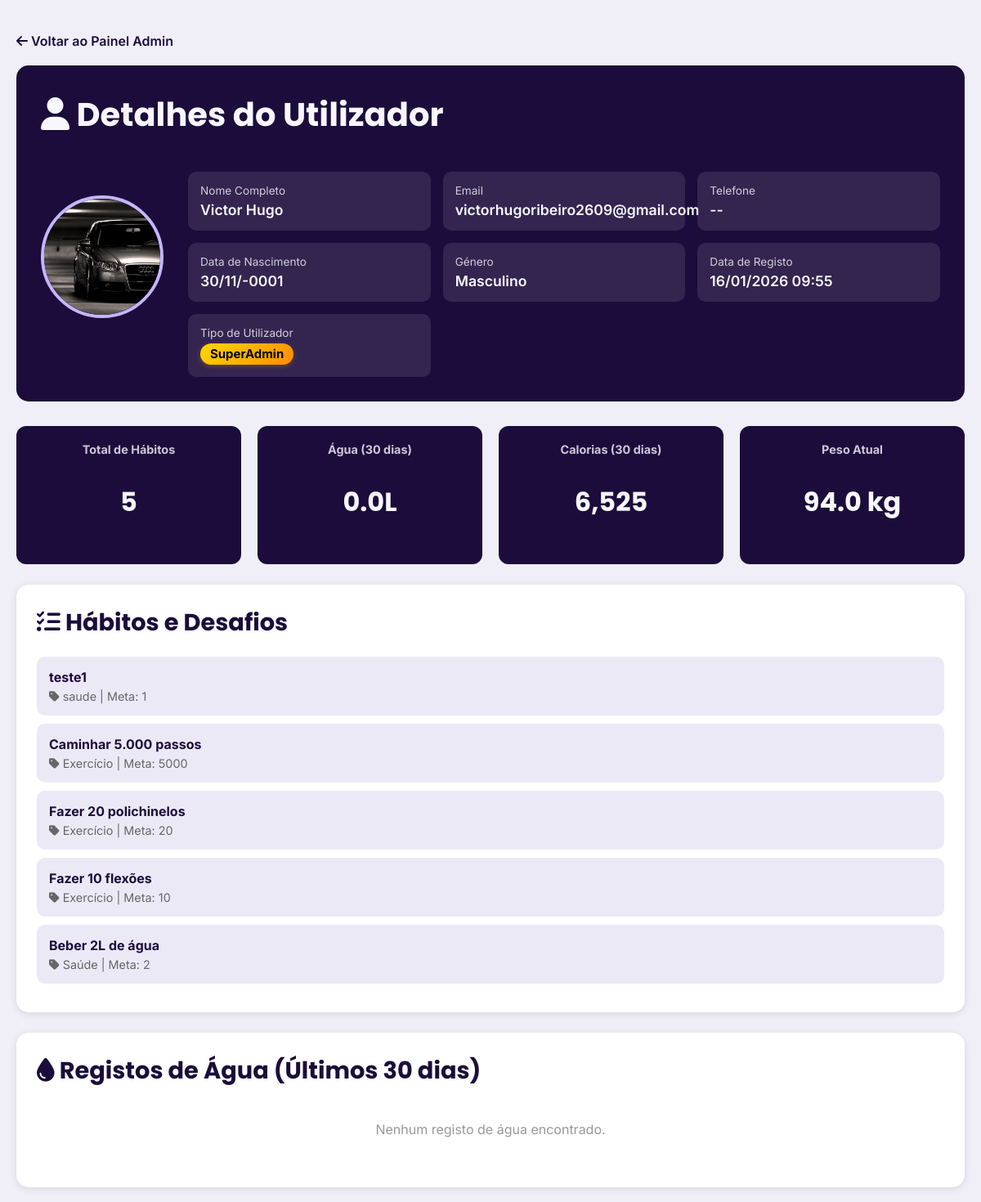
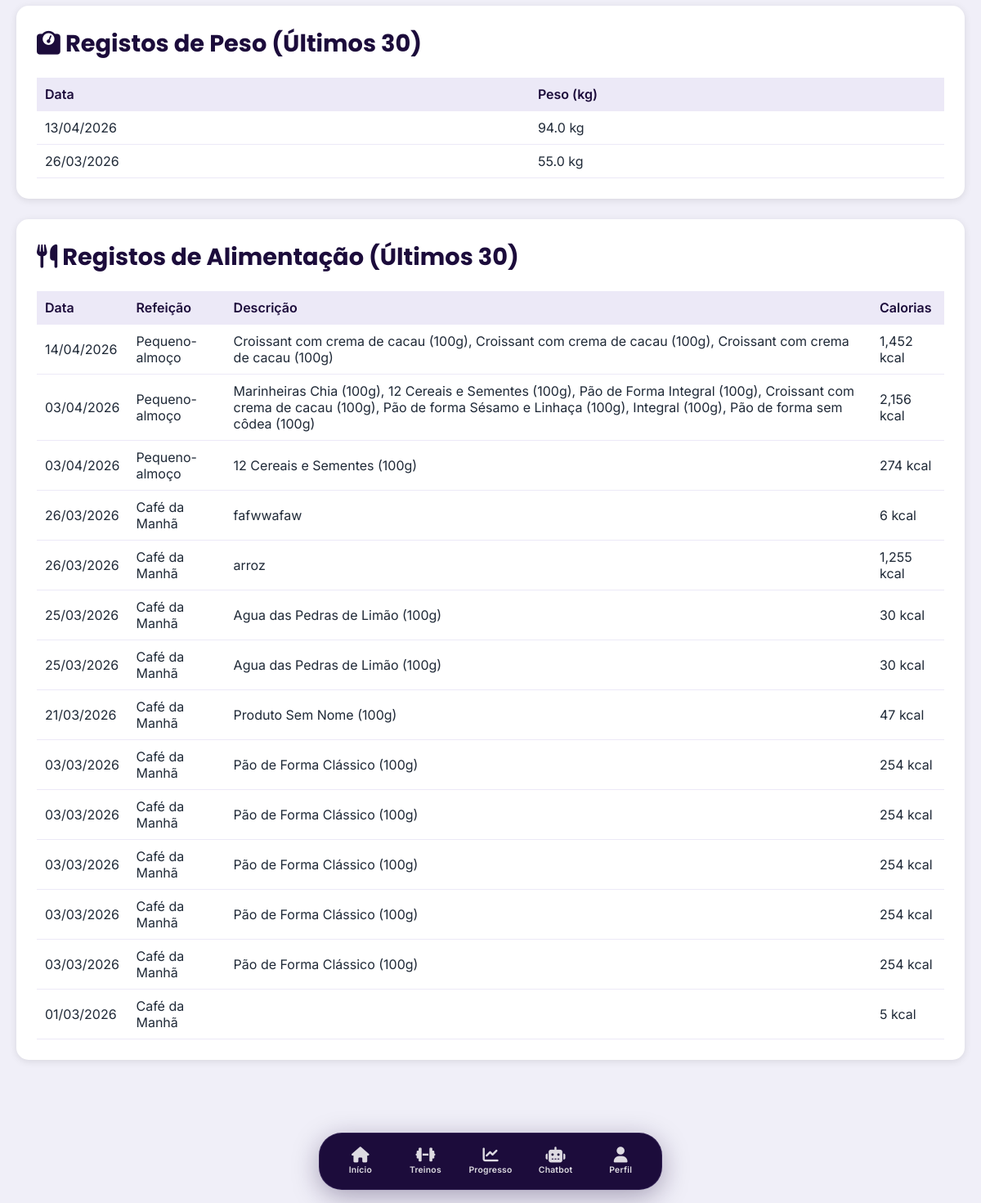
/admin_usuario.php?id=3 (signed in), run on the app's committed database (2 pictures, top to bottom).
### tables this page shows
CREATE TABLE `user` (
  `id_user` int(11) NOT NULL AUTO_INCREMENT,
  `nome` varchar(100) NOT NULL,
  `email` varchar(150) NOT NULL,
  `password_hash` varchar(255) NOT NULL,
  `data_registo` datetime NOT NULL DEFAULT current_timestamp(),
  `tipo_plano` varchar(50) DEFAULT 'gratuito',
  `data_expiracao_plano` date DEFAULT NULL,
  `ddd` varchar(3) DEFAULT NULL,
  `telefone` varchar(9) DEFAULT NULL,
  `data_nascimento` date DEFAULT NULL,
  `genero` enum('Masculino','Feminino','Outro') DEFAULT NULL,
  `tipo_usuario` varchar(20) DEFAULT 'Usuario',
  `foto` varchar(255) DEFAULT NULL,
  `usercol` varchar(45) DEFAULT 'assets/fotos/default-user.png',
  `day_streak` int(11) DEFAULT 0,
  `league` enum('Renegado','Viking','Huscarl','Jarl','Berserker','Ragnarok') DEFAULT 'Renegado',
  `username` varchar(50) DEFAULT NULL,
  `tfa_secret` varchar(255) DEFAULT NULL,
  `tfa_backup_codes` text DEFAULT NULL,
  `stripe_customer_id` varchar(150) DEFAULT NULL,
  PRIMARY KEY (`id_user`),
  UNIQUE KEY `user_email_unique` (`email`),
  UNIQUE KEY `username` (`username`),
  UNIQUE KEY `user_username_unique` (`username`)
);

CREATE TABLE `peso` (
  `id` int(11) NOT NULL AUTO_INCREMENT,
  `id_user` int(11) NOT NULL,
  `peso` decimal(5,2) NOT NULL,
  `data` datetime NOT NULL,
  PRIMARY KEY (`id`),
  KEY `id_user` (`id_user`),
  KEY `data` (`data`),
  CONSTRAINT `fk_peso_user` FOREIGN KEY (`id_user`) REFERENCES `user` (`id_user`) ON DELETE CASCADE ON UPDATE CASCADE
);

CREATE TABLE `habito` (
  `id_habito` int(11) NOT NULL AUTO_INCREMENT,
  `id_user` int(11) NOT NULL,
  `descricao` varchar(150) DEFAULT NULL,
  `meta_diaria` varchar(100) DEFAULT NULL,
  `tipo` varchar(50) DEFAULT NULL,
  PRIMARY KEY (`id_habito`),
  KEY `habito_id_user_foreign` (`id_user`),
  CONSTRAINT `habito_id_user_foreign` FOREIGN KEY (`id_user`) REFERENCES `user` (`id_user`)
);

CREATE TABLE `alimentacao` (
  `id` int(11) NOT NULL AUTO_INCREMENT,
  `id_user` int(11) NOT NULL,
  `calorias` decimal(8,2) NOT NULL,
  `refeicao` varchar(50) NOT NULL,
  `descricao` text DEFAULT NULL,
  `data` date NOT NULL,
  `proteinas` float DEFAULT 0,
  `carbs` float DEFAULT 0,
  `gorduras` decimal(8,2) DEFAULT 0.00,
  PRIMARY KEY (`id`),
  KEY `id_user` (`id_user`),
  KEY `data` (`data`),
  CONSTRAINT `fk_alimentacao_user` FOREIGN KEY (`id_user`) REFERENCES `user` (`id_user`) ON DELETE CASCADE ON UPDATE CASCADE
);

### admin_usuario.php (the view, shortened to what this page needs)
<?php
require 'ligacao.php';
$user_id_view = intval($_GET['id'] ?? 0);
$sql_user = "SELECT * FROM user WHERE id_user = ?";
$stmt = $conn->prepare($sql_user);
$stmt->bind_param("i", $user_id_view);
$stmt->execute();
$result = $stmt->get_result();
$user_data = $result->fetch_assoc();
$habitos = [];
$sql_habitos = "SELECT id_habito, descricao, tipo, meta_diaria FROM habito WHERE id_user = ? ORDER BY id_habito DESC";
$stmt = $conn->prepare($sql_habitos);
$stmt->bind_param("i", $user_id_view);
$stmt->execute();
$result = $stmt->get_result();
while ($row = $result->fetch_assoc()) {
    $habitos[] = $row;
}
$registros_agua = [];
$registros_peso = [];
$sql_peso = "SELECT peso, data FROM peso WHERE id_user = ? ORDER BY data DESC LIMIT 30";
$stmt = $conn->prepare($sql_peso);
$stmt->bind_param("i", $user_id_view);
$stmt->execute();
$result = $stmt->get_result();
while ($row = $result->fetch_assoc()) {
    $registros_peso[] = $row;
}
$registros_alimentacao = [];
$sql_alimentacao = "SELECT calorias, refeicao, descricao, data FROM alimentacao WHERE id_user = ? ORDER BY data DESC LIMIT 30";
$stmt = $conn->prepare($sql_alimentacao);
$stmt->bind_param("i", $user_id_view);
$stmt->execute();
$result = $stmt->get_result();
while ($row = $result->fetch_assoc()) {
    $registros_alimentacao[] = $row;
}
$total_agua = 0;
$total_calorias = 0;
$peso_atual = null;
if (!empty($registros_alimentacao)) {
    foreach ($registros_alimentacao as $reg) {
        $total_calorias += floatval($reg['calorias']);
    }
}
if (!empty($registros_peso)) {
    $peso_atual = floatval($registros_peso[0]['peso']);
    $peso_inicial = floatval(end($registros_peso)['peso']);
}
?>
<!DOCTYPE html>
<html lang="pt-PT">
<head>
    <link rel="stylesheet" href="https://cdnjs.cloudflare.com/ajax/libs/font-awesome/6.5.2/css/all.min.css">
    <link rel="stylesheet" href="css/global.css?v=<?= time() ?>">
    <link rel="stylesheet" href="css/dashboard.css?v=<?= time() ?>">
    <link rel="stylesheet" href="css/admin_usuario.css?v=<?= time() ?>">
</head>
<body>
    <div class="admin-container">
        <a href="admin.php" class="back-link">
            <i class="fas fa-arrow-left"></i> Voltar ao Painel Admin
        </a>
        <div class="user-header">
            <h1><i class="fas fa-user"></i> Detalhes do Utilizador</h1>
            <div class="user-header-flex">
                <div>
                    <?php
                    $foto_usuario = (!empty($user_data['foto']) && file_exists($user_data['foto']))
                        ? $user_data['foto']
                        : 'assets/fotos/default-user.png';
                    ?>
                    <img src="<?php echo htmlspecialchars($foto_usuario); ?>" alt="Foto" class="user-photo-large">
                </div>
                <div class="user-info-grid">
                    <div class="info-item">
                        <label>Nome Completo</label>
                        <div class="value"><?php echo htmlspecialchars($user_data['nome']); ?></div>
                    </div>
                    <div class="info-item">
                        <label>Email</label>
                        <div class="value"><?php echo htmlspecialchars($user_data['email']); ?></div>
                    </div>
                    <div class="info-item">
                        <label>Telefone</label>
                        <div class="value">
                            <?php
                            if (!empty($user_data['ddd']) && !empty($user_data['telefone'])) {
                                echo htmlspecialchars($user_data['ddd']) . " " . htmlspecialchars($user_data['telefone']);
                            } else {
                                echo "--";
                            }
                            ?>
                        </div>
                    </div>
                    <div class="info-item">
                        <label>Data de Nascimento</label>
                        <div class="value">
                            <?php
                            if (!empty($user_data['data_nascimento'])) {
                                echo date('d/m/Y', strtotime($user_data['data_nascimento']));
                            } else {
                                echo "--";
                            }
                            ?>
                        </div>
                    </div>
                    <div class="info-item">
                        <label>Género</label>
                        <div class="value"><?php echo htmlspecialchars($user_data['genero'] ?? '--'); ?></div>
                    </div>
                    <div class="info-item">
                        <label>Data de Registo</label>
                        <div class="value">
                            <?php
                            if (!empty($user_data['data_registo'])) {
                                try {
                                    if (is_string($user_data['data_registo'])) {
                                        $timestamp = strtotime($user_data['data_registo']);
                                        if ($timestamp !== false) {
                                            echo date('d/m/Y H:i', $timestamp);
                                        } else {
                                            echo date('d/m/Y', strtotime($user_data['data_registo']));
                                        }
                                    } else {
                                        echo date('d/m/Y H:i', $user_data['data_registo']);
                                    }
                                } catch (Exception $e) {
                                    echo htmlspecialchars($user_data['data_registo']);
                                }
                            } else {
                                echo "--";
                            }
                            ?>
                        </div>
                    </div>
                    <div class="info-item">
                        <label>Tipo de Utilizador</label>
                        <div class="value">
                            <span class="badge-tipo <?php echo strtolower($user_data['tipo_usuario'] ?? 'Usuario'); ?>">
                                <?php echo htmlspecialchars($user_data['tipo_usuario'] ?? 'Usuario'); ?>
                            </span>
                        </div>
                    </div>
                </div>
            </div>
        </div>
        <div class="stats-grid">
            <div class="stat-card">
                <h3>Total de Hábitos</h3>
                <p class="stat-value"><?php echo count($habitos); ?></p>
            </div>
            <div class="stat-card">
                <h3>Água (30 dias)</h3>
                <p class="stat-value"><?php echo number_format($total_agua, 1); ?>L</p>
            </div>
            <div class="stat-card">
                <h3>Calorias (30 dias)</h3>
                <p class="stat-value"><?php echo number_format($total_calorias, 0); ?></p>
            </div>
            <div class="stat-card">
                <h3>Peso Atual</h3>
                <p class="stat-value">
                    <?php
                    if ($peso_atual) {
                        echo number_format($peso_atual, 1) . " kg";
                    } else {
                        echo "--";
                    }
                    ?>
                </p>
            </div>
        </div>
        <div class="admin-section">
            <h2><i class="fas fa-tasks"></i> Hábitos e Desafios</h2>
            <?php if (!empty($habitos)): ?>
                <?php foreach ($habitos as $habito): ?>
                    <div class="habito-item">
                        <div class="habito-info">
                            <h4><?php echo htmlspecialchars($habito['descricao']); ?></h4>
                            <p>
                                <?php if (!empty($habito['tipo'])): ?>
                                    <i class="fas fa-tag"></i> <?php echo htmlspecialchars($habito['tipo']); ?>
                                <?php endif; ?>
                                <?php if (!empty($habito['meta_diaria'])): ?>
                                    | Meta: <?php echo $habito['meta_diaria']; ?>
                                <?php endif; ?>
                            </p>
                        </div>
                    </div>
                <?php endforeach; ?>
            <?php else: ?>
                <p class="empty-message">
                    Nenhum hábito criado ainda.
                </p>
            <?php endif; ?>
        </div>
        <div class="admin-section">
            <h2><i class="fas fa-tint"></i> Registos de Água (Últimos 30 dias)</h2>
            <?php if (!empty($registros_agua)): ?>
                <div class="admin-table-wrapper">
                    <table class="data-table">
                        <thead>
                            <tr>
                                <th>Data</th>
                                <th>Quantidade (L)</th>
                            </tr>
                        </thead>
                        <tbody>
                            <?php foreach ($registros_agua as $reg): ?>
                                <tr>
                                    <td><?php echo date('d/m/Y', strtotime($reg['data'])); ?></td>
                                    <td><?php echo number_format($reg['total'], 2); ?>L</td>
                                </tr>
                            <?php endforeach; ?>
                        </tbody>
                    </table>
                </div>
            <?php else: ?>
                <p class="empty-message">
                    Nenhum registo de água encontrado.
                </p>
            <?php endif; ?>
        </div>
        <div class="admin-section">
            <h2><i class="fas fa-weight"></i> Registos de Peso (Últimos 30)</h2>
            <?php if (!empty($registros_peso)): ?>
                <div class="admin-table-wrapper">
                    <table class="data-table">
                        <thead>
                            <tr>
                                <th>Data</th>
                                <th>Peso (kg)</th>
                            </tr>
                        </thead>
                        <tbody>
                            <?php foreach ($registros_peso as $reg): ?>
                                <tr>
                                    <td><?php echo date('d/m/Y', strtotime($reg['data'])); ?></td>
                                    <td><?php echo number_format($reg['peso'], 1); ?> kg</td>
                                </tr>
                            <?php endforeach; ?>
                        </tbody>
                    </table>
                </div>
            <?php else: ?>
                <p class="empty-message">
                    Nenhum registo de peso encontrado.
                </p>
            <?php endif; ?>
        </div>
        <div class="admin-section">
            <h2><i class="fas fa-utensils"></i> Registos de Alimentação (Últimos 30)</h2>
            <?php if (!empty($registros_alimentacao)): ?>
                <div class="admin-table-wrapper">
                    <table class="data-table">
                        <thead>
                            <tr>
                                <th>Data</th>
                                <th>Refeição</th>
                                <th>Descrição</th>
                                <th>Calorias</th>
                            </tr>
                        </thead>
                        <tbody>
                            <?php foreach ($registros_alimentacao as $reg): ?>
                                <tr>
                                    <td><?php echo date('d/m/Y', strtotime($reg['data'])); ?></td>
                                    <td><?php echo htmlspecialchars($reg['refeicao']); ?></td>
                                    <td><?php echo htmlspecialchars($reg['descricao']); ?></td>
                                    <td><?php echo number_format($reg['calorias'], 0); ?> kcal</td>
                                </tr>
                            <?php endforeach; ?>
                        </tbody>
                    </table>
                </div>
            <?php else: ?>
                <p class="empty-message">
                    Nenhum registo de alimentação encontrado.
                </p>
            <?php endif; ?>
        </div>
    </div>
    <nav class="navbar">
        <a href="dashboard.php" class="nav-link"><i class="fas fa-home icon"></i><span class="text">Início</span></a>
        <a href="treinos.php" class="nav-link"><i class="fas fa-dumbbell icon"></i><span class="text">Treinos</span></a>
        <a href="progresso.php" class="nav-link"><i class="fas fa-chart-line icon"></i><span class="text">Progresso</span></a>
        <a href="chatbot.php" class="nav-link"><i class="fas fa-robot icon"></i><span class="text">Chatbot</span></a>
        <a href="perfil.php" class="nav-link"><i class="fas fa-user icon"></i><span class="text">Perfil</span></a>
    </nav>
</body>
</html>

### data on the page
user: foto (picture), nome "Victor Hugo", email "victorhugoribeiro2609@gmail.com", data_nascimento "30/11/-0001", genero "Masculino", data_registo "16/01/2026 09:55", tipo_usuario "SuperAdmin"
peso: peso "94.0", data "13/04/2026"
habito: descricao "teste1", tipo "saude", meta_diaria "1"
habito: descricao "Caminhar 5.000 passos", tipo "Exercício", meta_diaria "5000"
habito: descricao "Fazer 20 polichinelos", tipo "Exercício", meta_diaria "20"
habito: descricao "Fazer 10 flexões", tipo "Exercício", meta_diaria "10"
habito: descricao "Beber 2L de água", tipo "Saúde", meta_diaria "2"
peso: data "26/03/2026", peso "55.0"
alimentacao: data "14/04/2026", refeicao "Pequeno-almoço", descricao "Croissant com crema de cacau (100g), Croissant com crema de cacau (100g), Croissant com crema de cacau (100g)", calorias "1,452"
alimentacao: data "03/04/2026", refeicao "Pequeno-almoço", descricao "Marinheiras Chia (100g), 12 Cereais e Sementes (100g), Pão de Forma Integral (100g), Croissant com crema de cacau (100g), Pão de forma Sésamo e Linhaça (100g), Integral (100g), Pão de forma sem côdea (100g)", calorias "2,156"
alimentacao: data "03/04/2026", refeicao "Pequeno-almoço", descricao "12 Cereais e Sementes (100g)", calorias "274"
alimentacao: data "26/03/2026", refeicao "Café da Manhã", descricao "fafwwafaw", calorias "6"
alimentacao: data "26/03/2026", refeicao "Café da Manhã", descricao "arroz", calorias "1,255"
alimentacao: data "25/03/2026", refeicao "Café da Manhã", descricao "Agua das Pedras de Limão (100g)", calorias "30"
alimentacao: data "25/03/2026", refeicao "Café da Manhã", descricao "Agua das Pedras de Limão (100g)", calorias "30"
alimentacao: data "21/03/2026", refeicao "Café da Manhã", descricao "Produto Sem Nome (100g)", calorias "47"
alimentacao: data "03/03/2026", refeicao "Café da Manhã", descricao "Pão de Forma Clássico (100g)", calorias "254"
alimentacao: data "03/03/2026", refeicao "Café da Manhã", descricao "Pão de Forma Clássico (100g)", calorias "254"
alimentacao: data "03/03/2026", refeicao "Café da Manhã", descricao "Pão de Forma Clássico (100g)", calorias "254"
alimentacao: data "03/03/2026", refeicao "Café da Manhã", descricao "Pão de Forma Clássico (100g)", calorias "254"
alimentacao: data "03/03/2026", refeicao "Café da Manhã", descricao "Pão de Forma Clássico (100g)", calorias "254"
alimentacao: data "01/03/2026", refeicao "Café da Manhã", calorias "5"

### other printed values
count($habitos) "5"
$total_agua "0.0"
$total_calorias "6,525"
